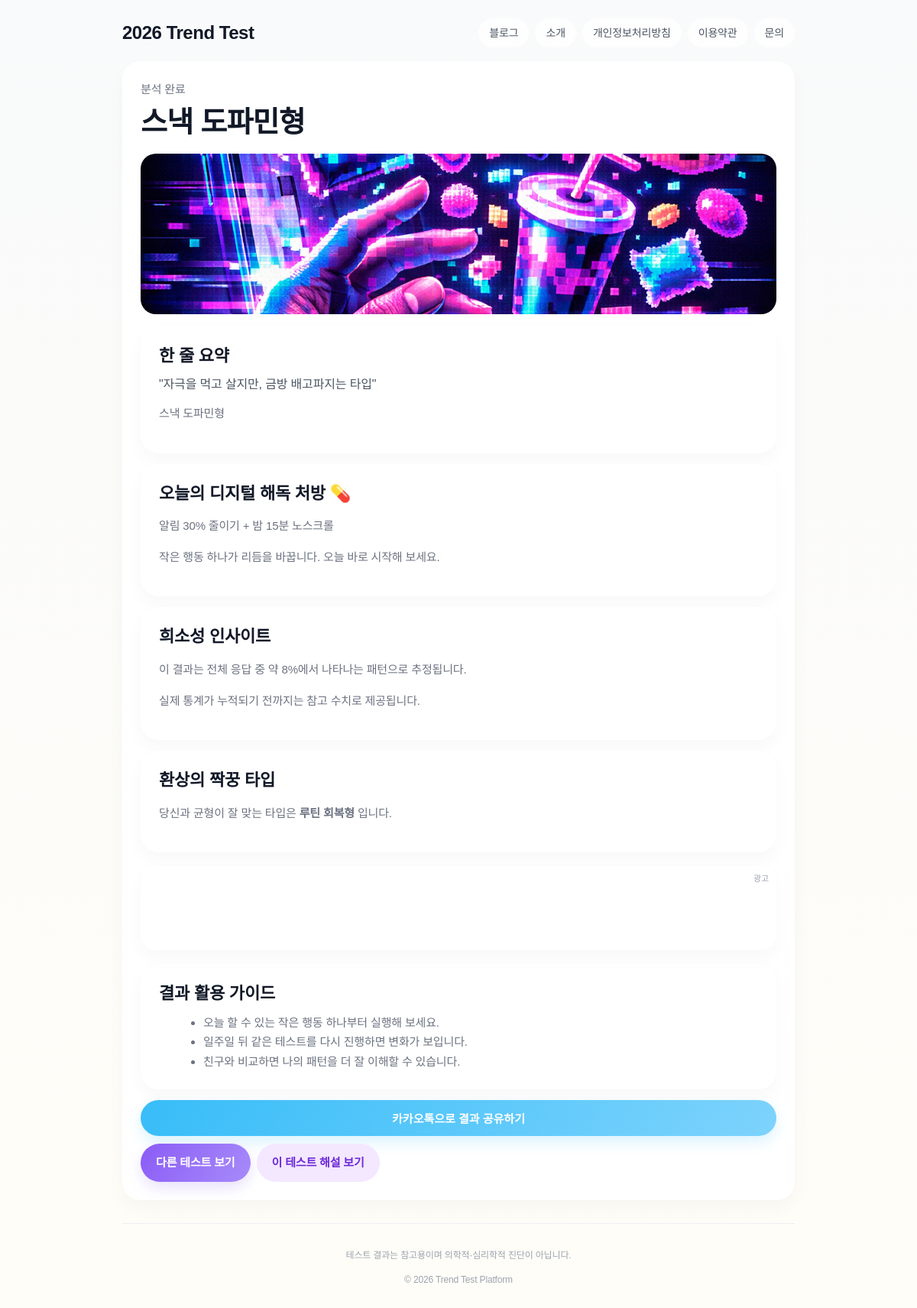
Screenshot of /t/dopamine-test/result/ with the database file from the repository.
### quiz/models.py (models this page shows, shortened)
class Result(models.Model):
    quiz = models.ForeignKey(Quiz, on_delete=models.CASCADE, related_name="results", default=1)
    title = models.CharField(max_length=200)
    result_type = models.CharField(max_length=1, blank=True)
    mission_label = models.CharField(max_length=100, default="오늘의 추천 미션")
    one_liner = models.CharField(max_length=255, blank=True)
    description = models.TextField()
    mission = models.TextField(blank=True)
    share_image = models.ImageField(upload_to="quiz_results/", blank=True, null=True)
    share_image_url = models.URLField(blank=True)
    min_score = models.IntegerField(default=0)
    max_score = models.IntegerField(default=100)

### quiz/views.py (the view)
# urls.py: path("t/<slug:quiz_slug>/result/", views.quiz_result, name="quiz_result"),
def quiz_result(request, quiz_slug):
    quiz = get_object_or_404(Quiz, slug=quiz_slug, is_active=True)
    user_answers = request.session.get("user_answers", [])
    valid_types = list(
        Result.objects.filter(quiz=quiz)
        .exclude(result_type="")
        .values_list("result_type", flat=True)
        .distinct()
    )
    final_type = _resolve_final_type(user_answers, valid_types)
    if final_type:
        result = Result.objects.filter(quiz=quiz, result_type=final_type).first()
    else:
        score = request.session.get("total_score", 0)
        result = (
            Result.objects.filter(quiz=quiz, min_score__lte=score, max_score__gte=score)
            .order_by("min_score")
            .first()
        )
    rarity = random.randint(3, 12)
    base_type = final_type or getattr(result, "result_type", None)
    match_result = None
    if base_type:
        other_types = [result_type for result_type in valid_types if result_type != base_type]
        if other_types:
            match_type = random.choice(other_types)
            match_result = Result.objects.filter(quiz=quiz, result_type=match_type).first()
    result_share_image_url = ""
    if result:
        if getattr(result, "share_image", None):
            result_share_image_url = request.build_absolute_uri(result.share_image.url)
        elif result.share_image_url:
            result_share_image_url = result.share_image_url
    context = {
        "quiz": quiz,
        "result": result,
        "score": request.session.get("total_score", 0),
        "kakao_js_key": os.getenv("KAKAO_JS_KEY"),
        "kakao_share_image_url": os.getenv("KAKAO_SHARE_IMAGE_URL"),
        "result_share_image_url": result_share_image_url,
        "rarity": rarity,
        "match_result": match_result,
        "show_ads": True,
    }
    context.update(_seo_context(request, quiz))
    return render(request, "quiz/quiz_result.html", context)

### quiz/views.py (called while the page is built, shortened)
def _build_og_image(request, image_path):
    if not image_path:
        return f"{request.scheme}://{request.get_host()}{static('img/kakao_share.png')}"
    if image_path.startswith("http"):
        return image_path
    return f"{request.scheme}://{request.get_host()}{static(image_path.lstrip('/'))}"

def _seo_context(request, quiz):
    seo = QUIZ_SEO.get(quiz.slug)
    if not seo:
        return {}
    return {
        "meta_title": seo["title"],
        "meta_description": seo["description"],
        "og_title": seo["title"],
        "og_description": seo["description"],
        "og_image": _build_og_image(request, seo.get("og_image")),
        "seo_body": seo.get("body", ""),
        "canonical_url": request.build_absolute_uri(),
    }

def _resolve_final_type(user_answers, valid_types):
    if not user_answers or not valid_types:
        return None

### templates/quiz/quiz_result.html (shortened to what this page needs)
{% extends "base.html" %}
{% load static %}
{% block content %}
<section class="section">
    <p class="muted" style="margin: 0 0 6px;">분석 완료</p>
    <h1 class="page-title" style="margin-bottom: 16px;">{{ result.title }}</h1>
    <div style="margin-bottom: 16px;">
        {% if result.share_image %}
        <img src="{{ result.share_image.url }}" alt="{{ result.title }}" class="card-media" style="border-radius: 20px;">
        {% elif result.share_image_url %}
        <img src="{{ result.share_image_url }}" alt="{{ result.title }}" class="card-media" style="border-radius: 20px;">
        {% elif quiz.slug == "dopamine-test" %}
        <img src="{% static 'img/dopamin_answer.png' %}" alt="{{ result.title }}" class="card-media" style="border-radius: 20px;">
        {% elif quiz.slug == "micro-spending" %}
        <img src="{% static 'img/micro_result.png' %}" alt="{{ result.title }}" class="card-media" style="border-radius: 20px;">
        {% elif quiz.slug == "loneliness-management" %}
        <img src="{% static 'img/lonely_result.png' %}" alt="{{ result.title }}" class="card-media" style="border-radius: 20px;">
        {% elif quiz.slug == "intentional-vs-optimization" %}
        <img src="{% static 'img/liquid_main.png' %}" alt="{{ result.title }}" class="card-media" style="border-radius: 20px;">
        {% elif quiz.slug == "liquid-content" %}
        <img src="{% static 'img/content_main.png' %}" alt="{{ result.title }}" class="card-media" style="border-radius: 20px;">
        {% elif quiz.thumbnail %}
        <img src="{{ quiz.thumbnail.url }}" alt="{{ result.title }}" class="card-media" style="border-radius: 20px;">
        {% endif %}
    </div>
    <article class="section" style="margin: 0 0 14px;">
        <h2 class="section-title" style="font-size: 22px; margin-bottom: 8px;">한 줄 요약</h2>
        <p class="page-subtitle">"{{ result.one_liner }}"</p>
        <p class="muted" style="margin-top: 12px;">{{ result.description }}</p>
    </article>
    <article class="section" style="margin: 0 0 14px;">
        <h2 class="section-title" style="font-size: 22px; margin-bottom: 8px;">{{ result.mission_label }}</h2>
        <p class="muted">{{ result.mission }}</p>
        <p class="muted" style="margin-top: 8px;">작은 행동 하나가 리듬을 바꿉니다. 오늘 바로 시작해 보세요.</p>
    </article>
    {% if rarity %}
    <article class="section" style="margin: 0 0 14px;">
        <h2 class="section-title" style="font-size: 22px; margin-bottom: 8px;">희소성 인사이트</h2>
        <p class="muted">이 결과는 전체 응답 중 약 {{ rarity }}%에서 나타나는 패턴으로 추정됩니다.</p>
        <p class="muted">실제 통계가 누적되기 전까지는 참고 수치로 제공됩니다.</p>
    </article>
    {% endif %}
    {% if match_result %}
    <article class="section" style="margin: 0 0 14px;">
        <h2 class="section-title" style="font-size: 22px; margin-bottom: 8px;">환상의 짝꿍 타입</h2>
        <p class="muted">당신과 균형이 잘 맞는 타입은 <strong>{{ match_result.title }}</strong> 입니다.</p>
    </article>
    {% endif %}
    {% if show_ads %}
    <div class="ad-container">
        <span class="ad-label">광고</span>
    </div>
    {% endif %}
    <article class="section" style="margin: 0 0 14px;">
        <h2 class="section-title" style="font-size: 22px; margin-bottom: 8px;">결과 활용 가이드</h2>
        <ul class="muted" style="margin: 10px 0 0 18px;">
            <li>오늘 할 수 있는 작은 행동 하나부터 실행해 보세요.</li>
            <li>일주일 뒤 같은 테스트를 다시 진행하면 변화가 보입니다.</li>
            <li>친구와 비교하면 나의 패턴을 더 잘 이해할 수 있습니다.</li>
        </ul>
    </article>
    <div style="display: grid; gap: 10px;">
        <button onclick="shareKakao()"
                data-share-image="{% if result_share_image_url %}{{ result_share_image_url }}{% elif quiz.slug == 'dopamine-test' %}{% static 'img/kakao_share.png' %}{% elif quiz.slug == 'micro-spending' %}{% static 'img/micro_kakao.png' %}{% elif quiz.slug == 'loneliness-management' %}{% static 'img/lonely_kakao.png' %}{% elif quiz.slug == 'intentional-vs-optimization' %}{% static 'img/liquid_main.png' %}{% elif quiz.slug == 'liquid-content' %}{% static 'img/content_main.png' %}{% elif quiz.slug == 'travel-soul-test' and quiz.thumbnail %}{{ request.scheme }}://{{ request.get_host }}{{ quiz.thumbnail.url }}{% else %}{{ kakao_share_image_url }}{% endif %}"
                class="btn-secondary"
                style="width: 100%;">
            카카오톡으로 결과 공유하기
        </button>
        <div style="display: flex; flex-wrap: wrap; gap: 8px;">
            <a class="btn-primary" href="{% url 'quiz:quiz_list' %}">다른 테스트 보기</a>
            <a class="btn-ghost" href="{% url 'quiz:quiz_guide' quiz.slug %}">이 테스트 해설 보기</a>
        </div>
    </div>
</section>
{% endblock %}

### templates/base.html (style rules this page uses)
:root { --bg-main: #f9fafb; --bg-soft: #fffdf7; --surface: #ffffff; --surface-subtle: #f3f4f6; --text-heading: #111827; --text-body: #4b5563; --text-muted: #6b7280; --border-soft: #eceff3; --primary: #8b5cf6; --secondary: #38bdf8; --accent: #f472b6; --shadow-soft: 0 10px 25px rgba(0, 0, 0, 0.03); --radius-lg: 24px; --radius-md: 20px; }
* { box-sizing: border-box; }
body { margin: 0; color: var(--text-body); font-family: "Pretendard", "Noto Sans KR", sans-serif; line-height: 1.6; letter-spacing: -0.01em; background: linear-gradient(180deg, var(--bg-main) 0%, var(--bg-soft) 100%); }
a { color: inherit; text-decoration: none; }
.page-title { margin: 0 0 8px 0; color: var(--text-heading); font-size: clamp(28px, 4vw, 38px); line-height: 1.3; letter-spacing: -0.02em; }
.page-subtitle { margin: 0; color: var(--text-body); font-size: 16px; line-height: 1.7; }
.section { background: var(--surface); border-radius: var(--radius-lg); padding: 24px; margin: 18px 0; box-shadow: var(--shadow-soft); }
.section-title { margin: 0 0 10px 0; color: var(--text-heading); font-size: clamp(20px, 2.4vw, 26px); line-height: 1.35; letter-spacing: -0.01em; }
.muted { color: var(--text-muted); font-size: 15px; line-height: 1.7; }
.ad-container { margin: 18px 0; min-height: 110px; background: var(--surface); border-radius: var(--radius-md); box-shadow: var(--shadow-soft); display: flex; align-items: center; justify-content: center; position: relative; }
.ad-label { position: absolute; right: 10px; top: 8px; color: #9ca3af; font-size: 11px; }
.test-card img, .card-media { display: block; width: 100%; height: 210px; object-fit: cover; }
.quiz-btn, .btn-primary, .btn-secondary, .btn-ghost { display: inline-flex; align-items: center; justify-content: center; gap: 8px; border-radius: 9999px; padding: 13px 20px; font-size: 15px; font-weight: 600; border: none; cursor: pointer; transition: all 0.2s ease; text-decoration: none; }
.btn-primary, .quiz-btn { color: #ffffff; background: linear-gradient(120deg, #8b5cf6, #a78bfa); box-shadow: 0 8px 18px rgba(139, 92, 246, 0.18); }
.btn-secondary { color: #ffffff; background: linear-gradient(120deg, #38bdf8, #7dd3fc); box-shadow: 0 8px 18px rgba(56, 189, 248, 0.18); }
.btn-ghost { color: #6d28d9; background: #f3e8ff; }

### rows the page displays
Result: title "스낵 도파민형", one_liner "자극을 먹고 살지만, 금방 배고파지는 타입", description "스낵 도파민형", mission_label "오늘의 디지털 해독 처방 💊", mission "알림 30% 줄이기 + 밤 15분 노스크롤"
Result: title "루틴 회복형"
